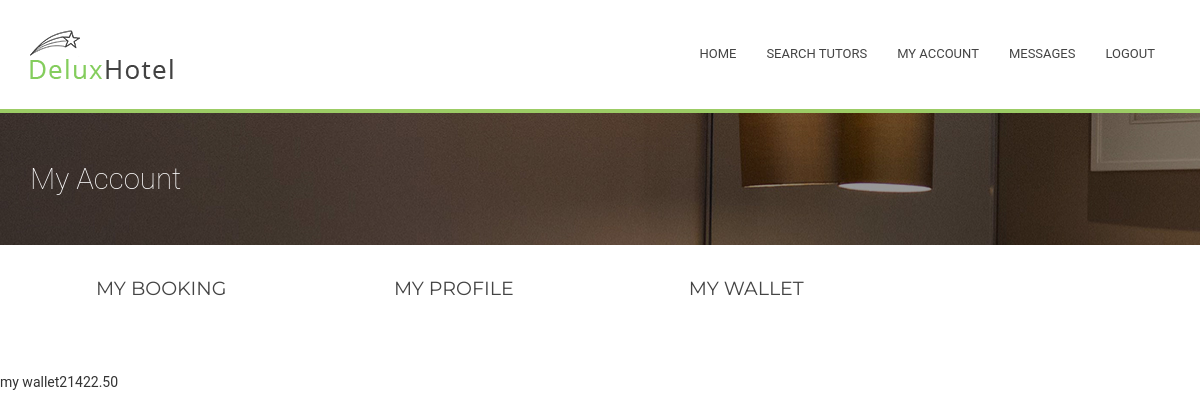
The app's page /Tutorial/2/myAccount/mywallet/ (signed in), older data.
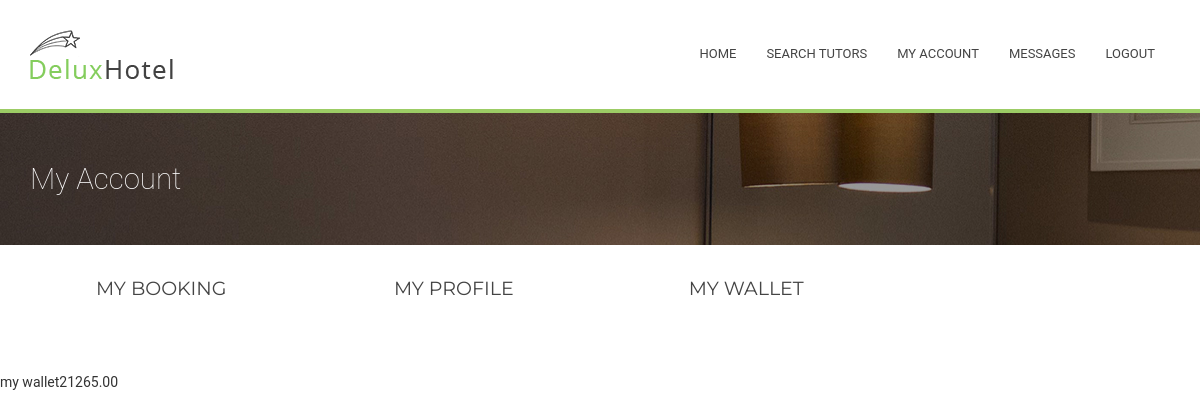
The same page, newer data.
### Tutorial/models.py (models this page shows, shortened)
class MyUser(models.Model):
    user = models.ForeignKey(User, on_delete = models.CASCADE )
    wallet = models.ForeignKey(Wallet, on_delete = models.CASCADE)

class Wallet(models.Model):
    balance = models.DecimalField(max_digits=10, decimal_places=2, default=0.0)

### Tutorial/views.py (the view)
# urls.py: url(r'^(?P<myuser_id>[0-9]+)/myAccount/mywallet/$', views.mywallet, name='mywallet'),
def mywallet(request, myuser_id):
    if not request.user.is_authenticated(): #visitor or client
        return render(request, 'home.html')
    myuser = MyUser.objects.get(user=request.user) #myuser = get_object_or_404(MyUser, pk=myuser_id)
    return render(request, 'myaccount/mywallet.html', {'user':myuser })

### Tutorial/templates/myaccount/mywallet.html (shortened to what this page needs)
{% extends "myaccount/myaccount.html" %}
{% block right %}
    <table>
    <tr>
        <td>my wallet</td>
        <td>{{user.id}}</td>
        <td>{{user.wallet.balance}} </td>
    </tr>
    </table>
{% endblock %}

Row changes from the older to the newer data that the page shows:
changed through a linked row, MyUser id 2: wallet.balance "1422.50" → "1265.00"
